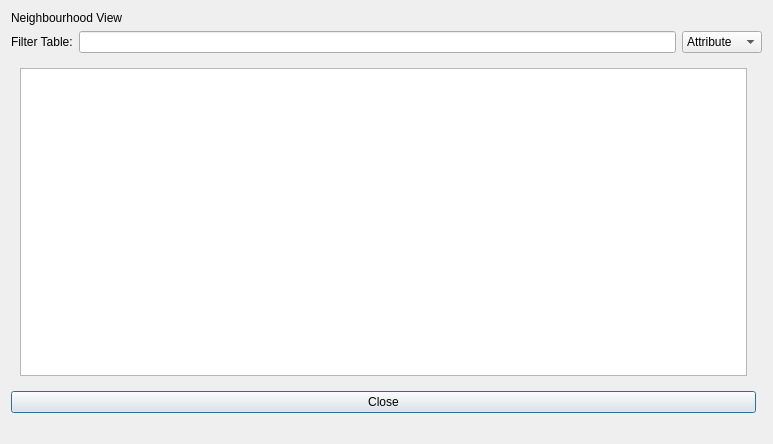
<?xml version="1.0" encoding="UTF-8"?>
<ui version="4.0">
 <class>Dialog</class>
 <widget class="QDialog" name="Dialog">
  <property name="geometry">
   <rect>
    <x>0</x>
    <y>0</y>
    <width>773</width>
    <height>444</height>
   </rect>
  </property>
  <property name="windowTitle">
   <string>Dialog</string>
  </property>
  <layout class="QGridLayout" name="gridLayout">
   <item row="2" column="0" colspan="2">
    <layout class="QHBoxLayout" name="horizontalLayout">
     <item>
      <widget class="QLabel" name="filterTableLabel">
       <property name="text">
        <string>Filter Table:</string>
       </property>
      </widget>
     </item>
     <item>
      <widget class="QLineEdit" name="filterTableEdit"/>
     </item>
     <item>
      <widget class="QComboBox" name="filterTableComboBox">
       <item>
        <property name="text">
         <string>Attribute</string>
        </property>
       </item>
       <item>
        <property name="text">
         <string>Selection</string>
        </property>
       </item>
       <item>
        <property name="text">
         <string>Value</string>
        </property>
       </item>
      </widget>
     </item>
    </layout>
   </item>
   <item row="0" column="0" colspan="2">
    <widget class="QLabel" name="titleLabel">
     <property name="text">
      <string>Neighbourhood View</string>
     </property>
    </widget>
   </item>
   <item row="6" column="0" colspan="2">
    <widget class="QLabel" name="statusBarLabel">
     <property name="text">
      <string/>
     </property>
    </widget>
   </item>
   <item row="5" column="0">
    <widget class="QPushButton" name="closeButton">
     <property name="text">
      <string>Close</string>
     </property>
    </widget>
   </item>
   <item row="3" column="0">
    <widget class="QStackedWidget" name="stackedWidget">
     <property name="currentIndex">
      <number>0</number>
     </property>
     <widget class="QWidget" name="page">
      <layout class="QGridLayout" name="gridLayout_3">
       <item row="0" column="0">
        <widget class="QTableView" name="tableView">
         <property name="sizePolicy">
          <sizepolicy hsizetype="Expanding" vsizetype="Expanding">
           <horstretch>0</horstretch>
           <verstretch>0</verstretch>
          </sizepolicy>
         </property>
         <property name="sizeAdjustPolicy">
          <enum>QAbstractScrollArea::AdjustToContents</enum>
         </property>
         <property name="showGrid">
          <bool>false</bool>
         </property>
         <property name="gridStyle">
          <enum>Qt::NoPen</enum>
         </property>
         <property name="sortingEnabled">
          <bool>false</bool>
         </property>
         <attribute name="horizontalHeaderCascadingSectionResizes">
          <bool>true</bool>
         </attribute>
         <attribute name="horizontalHeaderMinimumSectionSize">
          <number>30</number>
         </attribute>
         <attribute name="horizontalHeaderStretchLastSection">
          <bool>true</bool>
         </attribute>
         <attribute name="verticalHeaderVisible">
          <bool>false</bool>
         </attribute>
        </widget>
       </item>
      </layout>
     </widget>
     <widget class="QWidget" name="page_2">
      <layout class="QGridLayout" name="gridLayout_2">
       <item row="0" column="0">
        <widget class="QGraphicsView" name="clusterView"/>
       </item>
      </layout>
     </widget>
    </widget>
   </item>
  </layout>
 </widget>
 <resources/>
 <connections/>
</ui>
